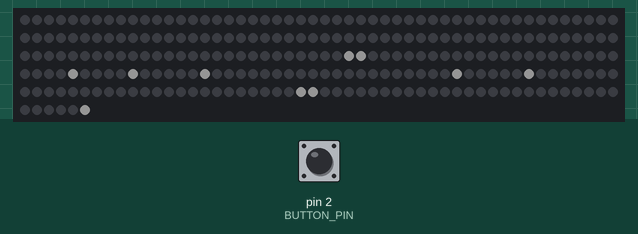
Bench run of a sketch on a simulated Arduino Uno, built with avr-gcc and run on an emulated ATmega328P. Parts: 256 RGB LEDs in strip order, left to right, continuing on the next row. The test bench sets the inputs (shaded band); at power-on: pin 2 (BUTTON_PIN) HIGH. Dim RGB values are drawn brighter than linear; colours are those a GRB WS2812 strip shows for the declared byte order; what the sketch prints to the serial monitor is not drawn.

Above: at 1.2 s.
1.3 s: pin 2 (BUTTON_PIN) pulled LOW for 0.15 s
2.9 s: pin 2 (BUTTON_PIN) pulled LOW for 1 s
5.4 s: pin 2 (BUTTON_PIN) pulled LOW for 0.15 s
7.0 s: pin 2 (BUTTON_PIN) pulled LOW for 1 s
Timing chart, 0 to 10.0 s (numbered marks = the images above; inputs shaded):
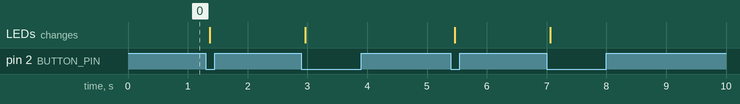

The sketch:

letter_clock.ino
```cpp
#include "FastLED.h"

#define NUM_LEDS 256
#define DATA_PIN 3
#define BUTTON_PIN 2
#define INTERVAL 300000

CRGB leds[NUM_LEDS];

int hour = 0;
int minuteStep = 0;
unsigned long lastUpdateTime = 0;

// Button state variables
bool lastButtonState = HIGH;
unsigned long lastDebounceTime = 0;
unsigned long debounceDelay = 50;

int hours[12][3] = { {9,5,3}, {1,5,5}, {12,7,4}, {6,7,4}, {3,7,3}, {2,7,2}, {0,7,3}, {10,8,5}, {5,8,3}, {1,6,3}, {9,5,3}, {1,5,5} };
int minutes[11][3] = { {1,12,6}, {11,14,5}, {11,12,4}, {3,10,6}, {3,10,5}, {10,10,4}, {9,11,6}, {5,3,5}, {12,3,3}, {3,2,4}, {10,2,5} };

int XY(int x, int y) {
  if (x % 2 == 0) return x * 16 + y;
  else return x * 16 + (15 - y);
}

void clearWords() {
  FastLED.clear();
  for (int i = 12; i < 16; i++) leds[XY(i,0)] = CRGB::White;
  for (int i = 7; i < 10; i++) leds[XY(i,0)] = CRGB::White;
}

void advanceTime() {
  minuteStep++;
  if (minuteStep == 8) {
    hour = (hour + 1) % 12;
  }
  if (minuteStep > 11) {
    minuteStep = 0;
  }
  updateDisplay();
}

void updateDisplay() {
  clearWords();
  for (int j = 0; j < hours[hour][2]; j++) {
    leds[XY(hours[hour][0] + j, hours[hour][1])] = CRGB::White;
  }
  if (hour > 9) {
    for (int j = 0; j < 4; j++) leds[XY(j,6)] = CRGB::White;
  }
  if (minuteStep > 0) {
    int i = minuteStep - 1;
    for (int j = 0; j < minutes[i][2]; j++) {
      leds[XY(minutes[i][0] + j, minutes[i][1])] = CRGB::White;
    }
    if (i == 4 || i == 6) {
      for (int k = 4; k < 8; k++) leds[XY(k,14)] = CRGB::White;
    }
    if (i > 6) {
      for (int l = 13; l < 15; l++) leds[XY(l,5)] = CRGB::White;
    }
  }
  FastLED.show();
}

void setup() {
  Serial.begin(9600);                // <--- Start Serial communication
  Serial.println("System Online");
  pinMode(BUTTON_PIN, INPUT_PULLUP);
  FastLED.addLeds<WS2812B, DATA_PIN, RGB>(leds, NUM_LEDS);
  FastLED.setMaxPowerInVoltsAndMilliamps(5, 2000);
  FastLED.setBrightness(20);
  updateDisplay();
}

void loop() {
  unsigned long currentTime = millis();

  // 1. Automatic Timer
  if (currentTime - lastUpdateTime >= INTERVAL) {
    lastUpdateTime = currentTime;
    advanceTime();
  }

  // 2. Fixed Button Logic
  int reading = digitalRead(BUTTON_PIN);

  // If the button state changed (due to noise or pressing)
  if (reading != lastButtonState) {
    lastDebounceTime = currentTime; // Reset the timer
  }

  // Only act if the state has been stable for longer than the debounce delay
  if ((currentTime - lastDebounceTime) > debounceDelay) {
    // If the button IS pressed (LOW) and we haven't handled this press yet
    static bool isHandled = false;

    if (reading == LOW && !isHandled) {
      Serial.println("test");
      advanceTime();
      lastUpdateTime = currentTime;
      isHandled = true; // Mark as handled so it doesn't repeat
    }
    // Reset the handler when the button is released (HIGH)
    else if (reading == HIGH) {
      isHandled = false;
    }
  }

  lastButtonState = reading; // Save the reading for next time
}
```
